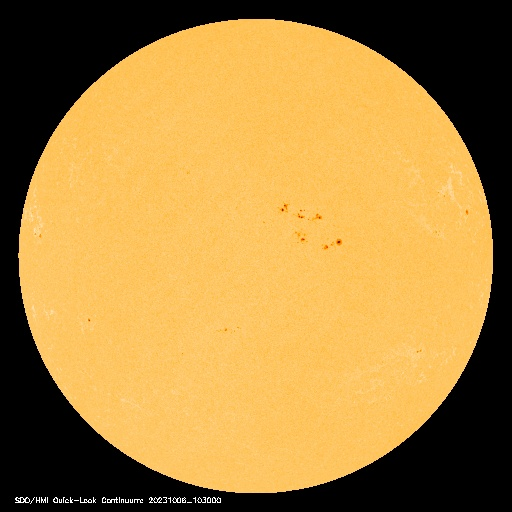
#> input picture zon3.png.jpg, 512 x 512 px
$ python 'poging 3.py'
#> lines starting #> are read from the running program, lines starting #| are printed output that depends on the picture; after the words box and inside, x2 and y2 are one past the last pixel; in counts of white or black regions, pixels touching at a corner belong together
import cv2
import numpy as np
import matplotlib.pyplot as plt

# Load the input image
img = cv2.imread('zon3.png.jpg')
#> img is the input picture: shape (512, 512, 3); mean B, G, R 65.1, 133.3, 171.1
img = cv2.cvtColor(img, cv2.COLOR_BGR2RGB)

# Define lower and upper bounds for the color range
lower = np.array([10, 10, 10])
higher = np.array([250, 250, 250])

# Create a binary mask using inRange
mask = cv2.inRange(img, lower, higher)
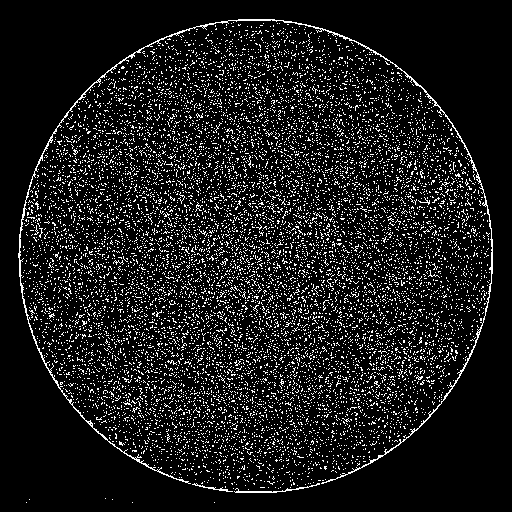
#> mask: shape (512, 512); 10.5% white in thin lines or dots, all inside (x1, y1, x2, y2) = (18, 19, 493, 503)

# Apply Gaussian smoothing to the binary mask to reduce noise
smoothed_mask = cv2.GaussianBlur(mask, (15, 15), 0)
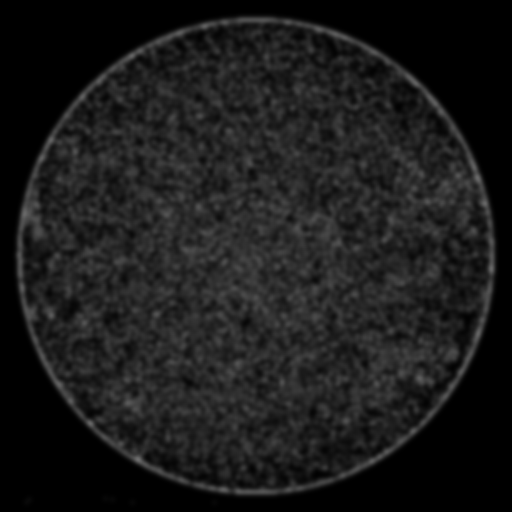
#> smoothed_mask: shape (512, 512); min 0, max 111, mean 26.9

# Find contours in the smoothed binary mask
contours, _ = cv2.findContours(smoothed_mask, cv2.RETR_EXTERNAL, cv2.CHAIN_APPROX_SIMPLE)
#> contours = 4 contours; box (x1, y1, x2, y2) and area: (11, 12, 500, 508) 186789, (100, 493, 118, 505) 156, (21, 494, 35, 508) 132, (127, 497, 138, 508) 84

# Create a copy of the original image to draw green lines on
result_img = img.copy()

# Define the color for the green lines (in RGB format)
blue_color = (0, 0, 255)

# Draw green lines over the smoothed contours
cv2.drawContours(result_img, contours, -1, blue_color, 2)
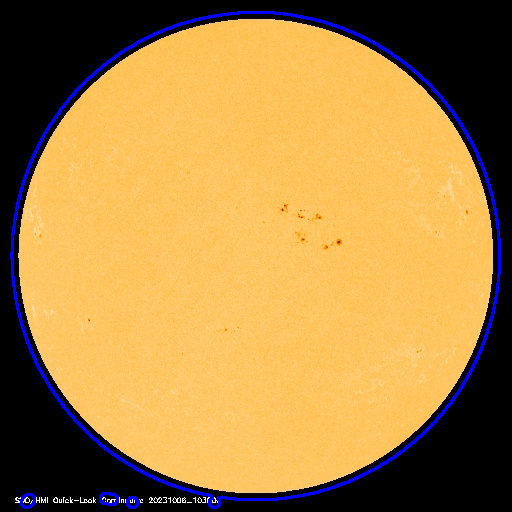
#> result_img: shape (512, 512, 3); mean R, G, B 171, 133.2, 70.7

# Iterate through the contours and draw green rectangles
for contour in contours:
    x, y, w, h = cv2.boundingRect(contour)
    cv2.rectangle(result_img, (x, y), (x + w, y + h), blue_color, 3)
#> this loop made 4 passes
#> (x, y, w, h) on passes 1 to 4: (127, 497, 11, 11), (21, 494, 14, 14), (100, 493, 18, 12), (11, 12, 489, 496)
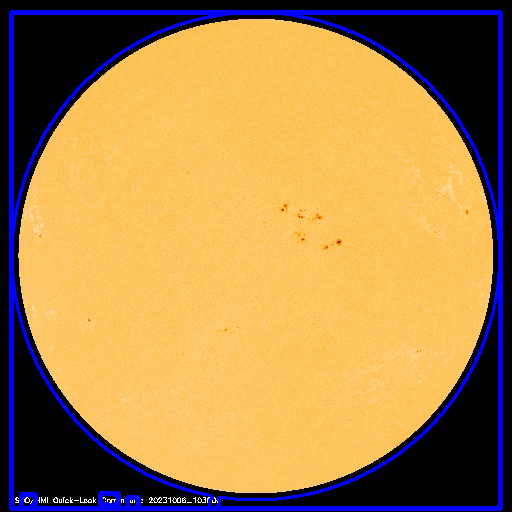
#> result_img: shape (512, 512, 3); 3.6% of pixels changed, all inside (x1, y1, x2, y2) = (9, 10, 503, 511)

# Display the result using matplotlib
plt.imshow(result_img)
plt.axis('off')
plt.show()

# Optionally, save the result
cv2.imwrite('result_image.jpg', cv2.cvtColor(result_img, cv2.COLOR_RGB2BGR))

$ run again, with zon4.jpg copied over zon3.png.jpg
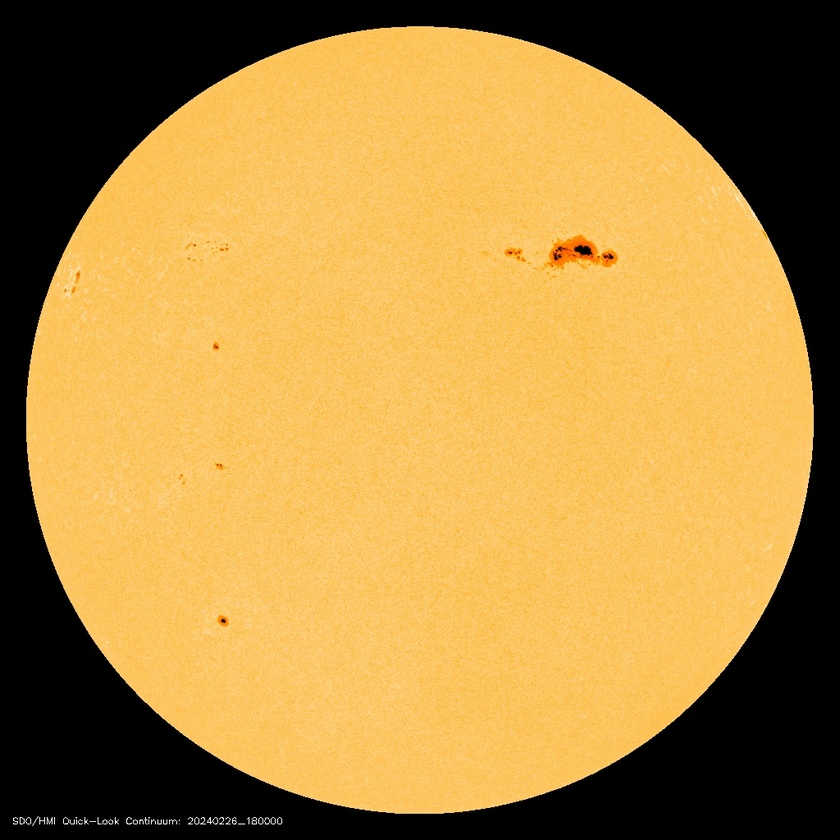
#> input picture zon4.jpg, 840 x 840 px, shrunk from 1024 x 1024 before the run
#> img is the input picture: shape (840, 840, 3); mean B, G, R 66.8, 136.2, 173.9
#> `mask = cv2.inRange(img, lower, higher)`:
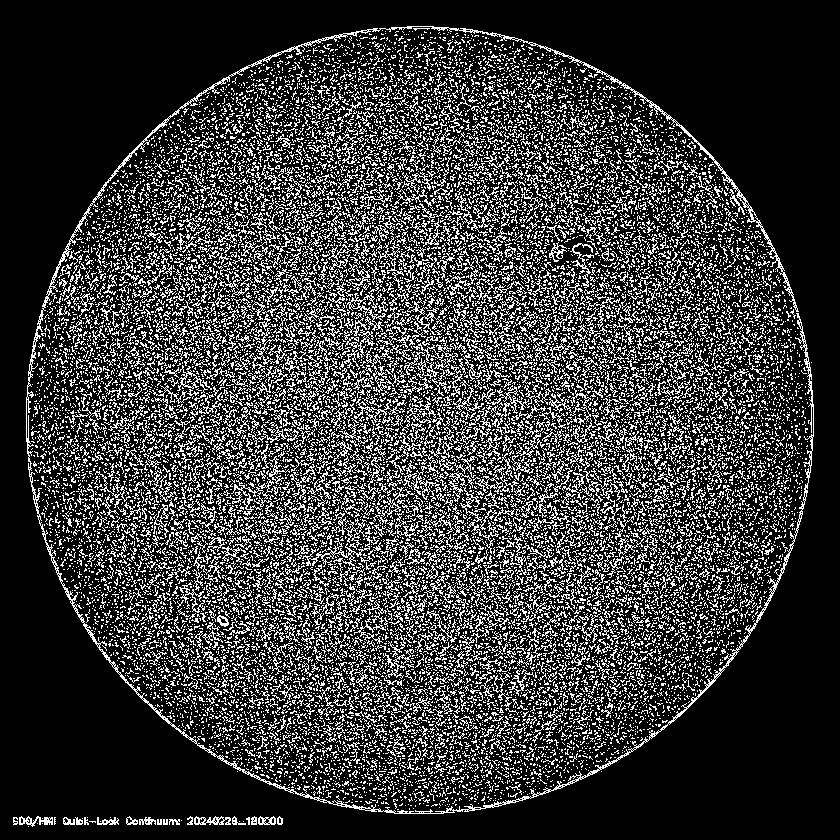
#> mask: shape (840, 840); 21.7% white in thin lines or dots
#> contours = 2 contours; box (x1, y1, x2, y2) and area: (19, 19, 821, 821) 504088, (6, 810, 290, 833) 5598
#> the loop `for contour in contours:` made 2 passes
#> (x, y, w, h) on passes 1 to 2: (6, 810, 284, 23), (19, 19, 802, 802)
#> after the loop `for contour in contours:`:
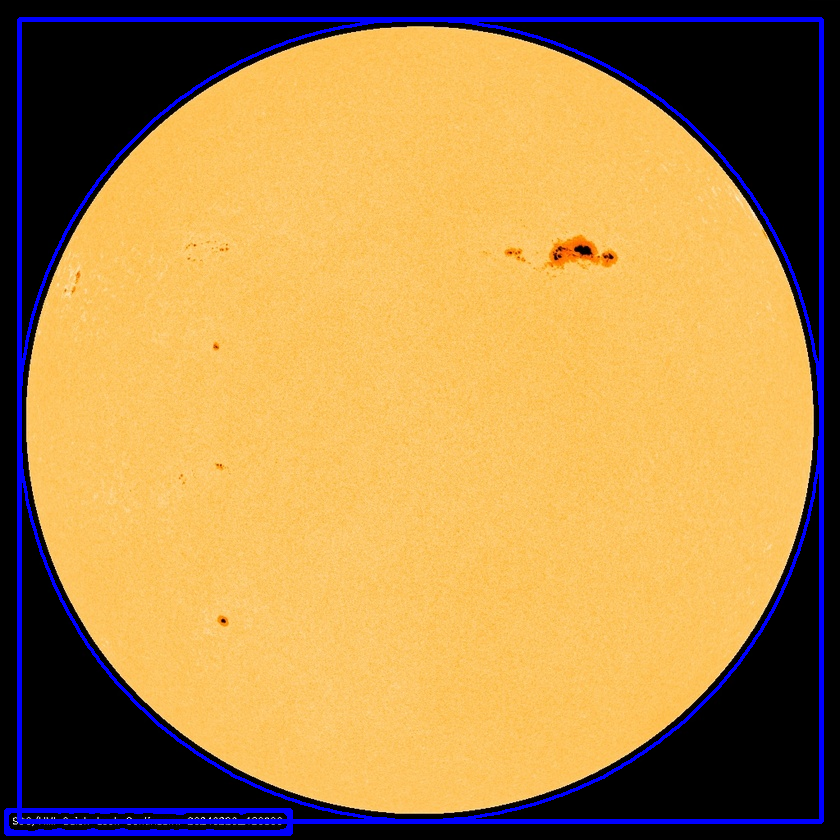
#> result_img: shape (840, 840, 3); mean R, G, B 173.8, 136.1, 76.4
